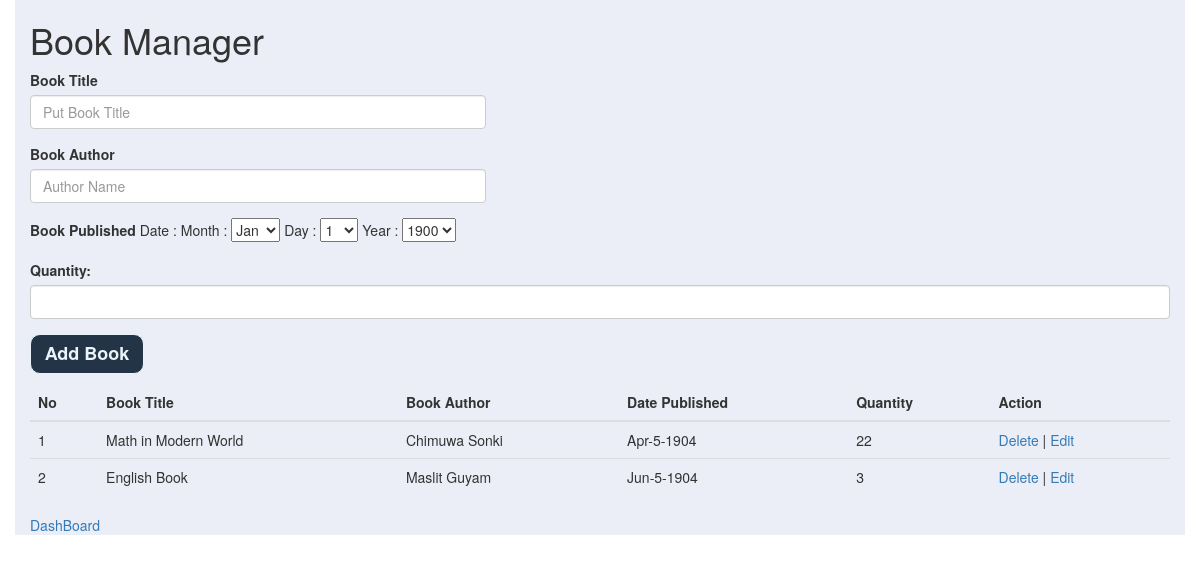
/manage.php, run on the app's committed database.
### tables this page shows
CREATE TABLE `tblbooks` (
  `No` int(11) NOT NULL,
  `BookTitle` varchar(50) NOT NULL,
  `BookAuthor` varchar(25) NOT NULL,
  `DatePublished` varchar(50) NOT NULL,
  `Quantity` int(11) NOT NULL
);

### manage.php (the view, shortened to what this page needs)
<!DOCTYPE html>
<html lang = "en">
<head>
	<link rel="stylesheet" href="css\manages.css"/>
	 <link rel="stylesheet" href="https://maxcdn.bootstrapcdn.com/bootstrap/3.3.7/css/bootstrap.min.css">
</head>
<body>
	<div class="container" style="background-color: #ebeef7;" >
	<h1>Book Manager</h1>
		<form method="post" action="books.php">
			<div class="form-group width">
				<label>Book Title</label>
				<input type="text" class="form-control" placeholder="Put Book Title" name="booktitle">
			</div>
			<div class="form-group width">
				<label>Book Author</label>
				<input type="text" class="form-control" placeholder="Author Name" name="bookauthor">
			</div>
			<div class="form-group width">
				<label>Book Published</label>
				Date :
		            Month :
		            <select name = "month">
		            	<option>Jan</option>
		            </select>
		            Day :
		            <select name = "day">
		            	<?php
		            		for($a = 1; $a <= 31; $a++){
		            			echo "<option> $a </option>";
		            		}
		            	?>
		            </select>
		            Year :
		            <select name = "year">
		            	<?php
		            		for($b = 1900; $b <= 2021; $b++){
		            			echo "<option> $b </option>";
		            		}
		            	?>
		            </select>
		        </div>
		        <div class = "form-group">
									<label>Quantity:</label>
									<input type = "number" min = "0" name = "qty" required = "required" class = "form-control" />
								</div>
			<div class="button">
			<input type="submit" name="submit" value="Add Book">
			</div>
		</form>
	<?php
	$servername = "localhost";
	$username = "root";
	$password = "";
	$dbname = "prjctable";
	$link = mysqli_connect($servername, $username, $password, $dbname);
?>
<p>
<table class="table">
	<thead>
		<tr>
			<th>No</th>
			<th>Book Title</th>
			<th>Book Author</th>
			<th>Date Published</th>
			<th>Quantity</th>
			<th>Action</th>
		</tr>
	</thead>
	<?php
			$query = "select * from tblbooks";
			$result = mysqli_query($link, $query);
			while ($row = mysqli_fetch_array($result)) {
				echo "<tr>";
				echo "<td>" . $row['No'] . "</td>";
				echo "<td>" . $row['BookTitle'] . "</td>";
				echo "<td>" . $row['BookAuthor'] . "</td>";
				echo "<td>" . $row['DatePublished'] . "</td>";
				echo "<td>" . $row['Quantity'] . "</td>";
				echo "<td> "?>
						<a href = "delete.php?del_id=<?php echo $row['No']; ?>" > Delete </a> |
						<a href = "edit.php?id=<?php echo $row['No']; ?>"> Edit </a>
					</td>
				</tr>
				<?php $n++;
			} ?>
</table>
<a href = "dashboard.php">DashBoard</a>
</body>
</html>

### css/manages.css (style rules this page uses)
input[type="submit"] { width: 10%; height: 40px; border: 1px solid; background: #243447; border-radius: 10px; font-size: 18px; color: #e9f4fb; font-weight: 700; cursor: pointer; outline: none; }
.width { width: 40%; }

### data on the page
tblbooks: No "1", BookTitle "Math in Modern World", BookAuthor "Chimuwa Sonki", DatePublished "Apr-5-1904", Quantity "22"
tblbooks: No "2", BookTitle "English Book", BookAuthor "Maslit Guyam", DatePublished "Jun-5-1904", Quantity "3"

### other printed values
form field day "1"
form field year "1900"
